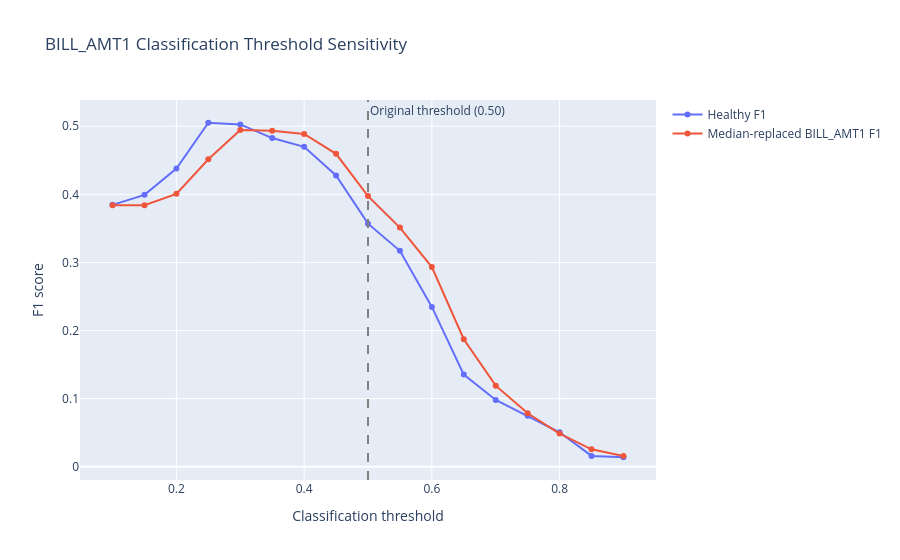

Notebook cell for this chart:
### Markdown cell above
### Observation B.5 — Performance Sensitivity

Replacing 100% of BILL_AMT1 validation values with the
training median increased F1 from 0.356983 to 0.397463
and recall from 0.240201 to 0.283417.

However, precision decreased from 0.694767 to 0.665094,
and ROC-AUC decreased from 0.713025 to 0.701094.

Only 94 of 4,500 classification decisions changed (2.09%).
The mean absolute predicted-probability change was 0.029674.

These results demonstrate that complete median replacement
affects classification performance differently across metrics.

The improvement in F1 does not establish successful recovery
because the experiment did not begin with an independently
measured, degraded untreated condition.

The findings also suggest that classification-threshold
sensitivity may contribute to the observed behavior.

Feature redundancy remains a plausible but unverified
explanation for prediction stability.

### Code cell
# Phase B — Step 7: Classification Threshold Sensitivity

from sklearn.metrics import f1_score, recall_score

thresholds = np.arange(0.10, 0.91, 0.05)
results = []

for t in thresholds:
    healthy_predictions = (healthy_proba >= t).astype(int)
    modified_predictions = (modified_proba >= t).astype(int)

    results.append({
        "Threshold": round(t, 2),
        "Healthy_F1": f1_score(y_val, healthy_predictions),
        "Modified_F1": f1_score(y_val, modified_predictions),
        "Healthy_Recall": recall_score(y_val, healthy_predictions),
        "Modified_Recall": recall_score(y_val, modified_predictions)
    })

threshold_df = pd.DataFrame(results)

threshold_df["F1_Difference"] = (
    threshold_df["Modified_F1"] - threshold_df["Healthy_F1"]
)

display(threshold_df.round(4))

fig = go.Figure()
for column, label in [
    ("Healthy_F1", "Healthy F1"),
    ("Modified_F1", "Median-replaced BILL_AMT1 F1"),
]:
    fig.add_scatter(
        x=threshold_df["Threshold"], y=threshold_df[column], name=label,
        mode="lines+markers", hovertemplate="%{fullData.name}: %{y:.4f}<extra></extra>",
    )
fig.add_vline(x=0.50, line_dash="dash", line_color="gray",
              annotation_text="Original threshold (0.50)", annotation_position="top right")
fig.update_layout(
    title="BILL_AMT1 Classification Threshold Sensitivity",
    xaxis_title="Classification threshold", yaxis_title="F1 score", hovermode="x unified",
)
fig.show(renderer="plotly_mimetype")

### Figure 1 — Plotly figure (JSON) as saved in the notebook; plotly's stock layout.template omitted (floating-point values rounded to 4 significant figures)
{"data": [{"hovertemplate": "%{fullData.name}: %{y:.4f}<extra></extra>", "mode": "lines+markers", "name": "Healthy F1", "x": [0.1, 0.15, 0.2, 0.25, 0.3, 0.35, 0.4, 0.45, 0.5, 0.55, 0.6, 0.65, 0.7, 0.75, 0.8, 0.85, 0.9], "y": [0.3846, 0.3993, 0.438, 0.5052, 0.5028, 0.4827, 0.4698, 0.4277, 0.357, 0.3171, 0.2347, 0.1353, 0.09802, 0.07486, 0.05063, 0.01589, 0.01393], "type": "scatter"}, {"hovertemplate": "%{fullData.name}: %{y:.4f}<extra></extra>", "mode": "lines+markers", "name": "Median-replaced BILL_AMT1 F1", "x": [0.1, 0.15, 0.2, 0.25, 0.3, 0.35, 0.4, 0.45, 0.5, 0.55, 0.6, 0.65, 0.7, 0.75, 0.8, 0.85, 0.9], "y": [0.3842, 0.3841, 0.4007, 0.4515, 0.4946, 0.4933, 0.4888, 0.4595, 0.3975, 0.3512, 0.2933, 0.1873, 0.1191, 0.07847, 0.04864, 0.02564, 0.01589], "type": "scatter"}], "layout": {"shapes": [{"line": {"color": "gray", "dash": "dash"}, "type": "line", "x0": 0.5, "x1": 0.5, "xref": "x", "y0": 0, "y1": 1, "yref": "y domain"}], "annotations": [{"showarrow": false, "text": "Original threshold (0.50)", "x": 0.5, "xanchor": "left", "xref": "x", "y": 1, "yanchor": "top", "yref": "y domain"}], "title": {"text": "BILL_AMT1 Classification Threshold Sensitivity"}, "xaxis": {"title": {"text": "Classification threshold"}}, "yaxis": {"title": {"text": "F1 score"}}, "hovermode": "x unified"}}
